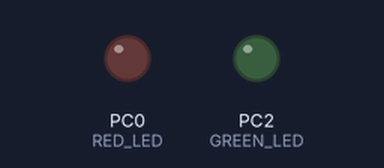
The program below on a simulated ATmega128, built with avr-gcc and emulated at 16 MHz. Parts: output pins drawn as LEDs (lit = HIGH).

Above: at 1.7 s.
At 8.5 s:
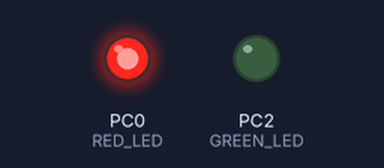
At 18.5 s:
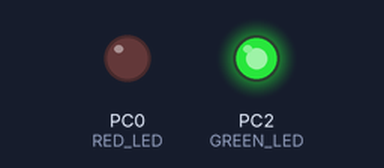
Timing chart, 0 to 26.0 s (numbered marks = the images above):
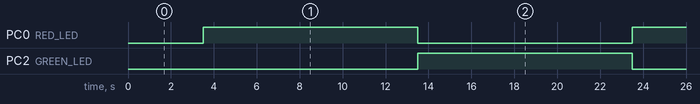

The program:

main.c
```c
/*
* bluetooth_practice.c
*
* Created: 2024-05-01 오후 10:08:27
* Author : HoJoon
*/

#include <avr/io.h>

#include "Traffic_light.h"

void Interrupt_handler(void);

int main(void)
{
	LED_init();
	Bluetooth_init();

	PORTC |= (1 << RED_LED);

	TIMER1_COMPA_init();

	sei();

	while (1)
	{
		Interrupt_handler();
	}

	return 0;
}

void Interrupt_handler(void)
{
	// USART INTERRUPT HANDLER
	if (BLUETOOTH_RX_FLAG == 1)
	{
		BLUETOOTH_RX_FLAG = 0;
		if(BLUETOOTH_RX_DATA == 'S' && IS_GREEN_LIGHT() && increase_available == AVAILABLE)
		{
			wait_time += 5;
			increase_available = UNAVAILABLE;
		}
	}

	// TIMER1 COMPA INTERRUPT HANDLER
	if (TIMER1_COMPA_INT_FLAG == 1)
	{
		TIMER1_COMPA_INT_FLAG = 0;
		LED_toggle();
		wait_time = 10;
	}
}
```

Bluetooth.c
```c
/*
 * Bluetooth.c
 *
 * Created: 2024-05-06 오후 2:31:05
 *  Author: HoJoon
 */

#define F_CPU 16000000L

#include "Bluetooth.h"
#include "USART.h"

#include <util/delay.h>

volatile unsigned char BLUETOOTH_RX_FLAG = 0;
volatile char BLUETOOTH_RX_DATA = 0;

ISR(USART1_RX_vect)
{
	cli();
	BLUETOOTH_RX_FLAG = 1;
	BLUETOOTH_RX_DATA = UDR1;
	sei();
}

void Bluetooth_init()
{
	USART1_init();

	_delay_ms(500);

	USART1_print_string("AT");
	_delay_ms(1000);
	USART1_print_string("AT+NAMEBlueTmega128");
	_delay_ms(1000);
	// UART1_print_string("AT+PIN1234");
	// _delay_ms(1000);
	USART1_print_string("AT+BAUD4");
	_delay_ms(1000);
}
```

Bluetooth.h
```c
/*
 * Bluetooth.h
 *
 * Created: 2024-05-06 오후 2:08:31
 *  Author: HoJoon
 */


#ifndef BLUETOOTH_H_
#define BLUETOOTH_H_

#include <avr/interrupt.h>

extern volatile unsigned char BLUETOOTH_RX_FLAG;
extern volatile char BLUETOOTH_RX_DATA;

ISR(USART1_RX_vect);

void Bluetooth_init(void);

#endif /* BLUETOOTH_H_ */
```

LED.c
```c
/*
 * LED.c
 *
 * Created: 2024-05-06 오전 11:46:24
 *  Author: HoJoon
 */

#include "LED.h"

unsigned char increase_available = AVAILABLE;

void LED_init(void)
{
	DDRC |= (1 << GREEN_LED) | (1 << RED_LED);
	PORTC &= ~((1 << GREEN_LED) | (1 << RED_LED));
}

void LED_toggle(void)
{
	TOGGLE_LED();
	increase_available = AVAILABLE;
}
```

LED.h
```c
/*
 * LED.h
 *
 * Created: 2024-05-06 오전 11:42:25
 *  Author: HoJoon
 */


#ifndef LED_H_
#define LED_H_

#include <avr/io.h>

#define GREEN_LED		PORTC2
#define RED_LED			PORTC0

#define AVAILABLE	1
#define UNAVAILABLE	0

extern unsigned char increase_available;

#define TOGGLE_LED()		(PORTC ^= (1 << GREEN_LED) | (1 << RED_LED))
#define IS_GREEN_LIGHT()	(PORTC & (1 << GREEN_LED))

void LED_init(void);
void LED_toggle(void);

#endif /* LED_H_ */
```

TIMER.c
```c
/*
 * TIMER.c
 *
 * Created: 2024-05-06 오후 1:03:44
 *  Author: HoJoon
 */

#include "TIMER.h"

volatile uint8_t TIMER1_COMPA_INT_FLAG = 0;
volatile uint8_t timer_count = 0;
volatile uint8_t wait_time = 10;

ISR(TIMER1_COMPA_vect)
{
	cli();
	timer_count++;

	if(timer_count >= wait_time)
	{
		TIMER1_COMPA_INT_FLAG = 1;
		timer_count = 0;
	}

	TCNT1 = 0;
	sei();
}

void TIMER1_COMPA_init(void)
{
	timer_count = 0;
	TIMSK |= (1 << OCIE1A);
	TCCR1B |= TIMER_CTC_MODE;
	OCR1A = OCR1;
	TCCR1B |= TIMER_PRESCALER_256;
}

void TIMER1_COMPA_clear(void)
{
	TIMSK &= ~(1 << OCIE1A);
	TCCR1B = 0x00;
	OCR1A = 0;
}
```

TIMER.h
```c
/*
 * TIMER.h
 *
 * Created: 2024-05-06 오후 1:02:34
 *  Author: HoJoon
 */

#ifndef TIMER_H_
#define TIMER_H_

#include <avr/io.h>
#include <avr/interrupt.h>

#define OCR1		62499		//	PRE-SCALER 256

#define TIMER_CTC_MODE	(1 << WGM12)

#define TIMER_PRESCALER_1		(1 << CS10)
#define TIMER_PRESCALER_8		(1 << CS11)
#define TIMER_PRESCALER_64		(1 << CS11) | (1 << CS10)
#define TIMER_PRESCALER_256		(1 << CS12)
#define TIMER_PRESCALER_1024	(1 << CS12) | (1 << CS10)

extern volatile uint8_t TIMER1_COMPA_INT_FLAG;
extern volatile uint8_t wait_time;
volatile uint8_t timer_count;

ISR(TIMER1_COMPA_vect);

void TIMER1_COMPA_init(void);
void TIMER1_COMPA_clear(void);

#endif /* TIMER_H_ */
```

Traffic_light.h
```c
/*
 * Traffic_LIGHT.h
 *
 * Created: 2024-05-06 오전 11:48:31
 *  Author: HoJoon
 */

#ifndef TRAFFIC_LIGHT_H_
#define TRAFFIC_LIGHT_H_

#include "LED.h"
#include "Bluetooth.h"
#include "TIMER.h"

#endif /* TRAFFIC_LIGHT_H_ */
```

USART.c
```c
/*
* USART.c
*
* Created: 2024-05-01 오후 10:14:04
*  Author: HoJoon
*/

#include "USART.h"

#include <avr/io.h>

void USART1_init(void)
{
	UBRR1H = 0x00;
	UBRR1L = 207;

	UCSR1A |= (1 << U2X1);
	UCSR1C |= 0x06;

	UCSR1B |= RXEN | TXEN;
	UCSR1B |= RXCIE;
}

void USART1_transmit(char data)
{
	while(!(UCSR1A & (1 << UDRE1)));
	UDR1 = data;
}

void USART1_print_string(char* str)
{
	for(int i = 0; str[i]; ++i)
	{
		USART1_transmit(str[i]);
	}
}
```

USART.h
```c
/*
 * USART.h
 *
 * Created: 2024-05-01 오후 10:12:26
 *  Author: HoJoon
 */

#ifndef USART_H_
#define USART_H_

#define TXEN		(1 << TXEN0)
#define RXEN		(1 << RXEN0)

#define RXCIE		(1 << RXCIE0)
#define TXCIE		(1 << TXCIE0)
#define UDRIE		(1 << UDRIE0)

void USART1_init(void);
void USART1_transmit(char data);
void USART1_print_string(char* str);

#endif /* USART_H_ */
```

Measured:
- by itself, PC0 (RED_LED), PC2 (GREEN_LED): alternates HIGH for 10.0 s and LOW for 10.0 s
